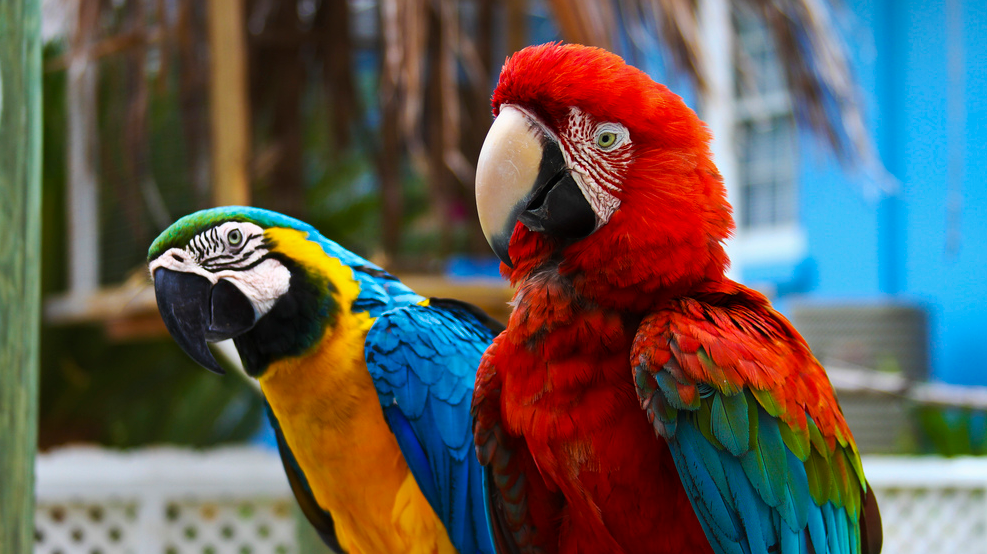
#> input picture jpeg/data/ara.png, 987 x 554 px
$ jupyter execute jpeg.ipynb
#> lines starting #> are read from the running program, lines starting #| are printed output that depends on the picture; long printed decimals are rounded
[cell 1]
import numpy as np
import os
import cv2
import math
import heapq
from typing import Optional, Union
from collections import Counter

import matplotlib.pyplot as plt

[cell 2]
source_path = os.path.join('data', 'ara.png')
source = cv2.imread(source_path)
#> source is the input picture: shape (554, 987, 3); mean B, G, R 84.5, 90.6, 95.7
source = cv2.cvtColor(source, cv2.COLOR_BGR2RGB)

[cell 3]
fig, ax = plt.subplots()
fig.set_size_inches(5, 7)
ax.imshow(source)
ax.set_title('Исходник')
ax.set_axis_off()
ax

[cell 4]
print(f'image size is {source.shape}, image weight is {source.nbytes} bytes')
#| image size is (554, 987, 3), image weight is 1640394 bytes

[cell 5]
source[0, 0, :]
#> Out = [84, 108, 80]

### шаг 1: конвертация цветового пространства | step 1: color space convertation

[cell 6]
def RGB2YCrCb(source:np.ndarray)->np.ndarray:
    '''
    переводит изображение из формата RGB в формат YCrCb,
    где:
    Y - Яркость
    Cr - Хроматический красный
    Cb - Хроматический синий
    transforms RGB to YCrCb format
    '''
    # matrix = np.array([
    #     [0.299, 0.587, 0.114],
    #     [0.5, -0.4187, -0.0813],
    #     [0.1687, -0.3313, 0.5]
    # ])

    matrix = np.array([
        [0.2126*(219/255), 0.7152*(219/255), 0.0722*(219/255)],
        [-(0.2126/1.8556)*(224/255), -(0.7152/1.8556)*(224/255), 0.5*(224/255)],
        [0.5*(224/255), -(0.7152/1.5748)*(224/255), -(0.0722/1.5748)*(224/255)]
    ])

    bias = np.array([16, 128, 128])
    dst = np.zeros((source.shape[0], source.shape[1], 3))
    for i in range(source.shape[0]):
        for j in range(source.shape[1]):
            dst[i][j] = matrix@source[i][j]+bias
    # dst = matrix@source+bias
    dst -= dst.min()
    dst /= dst.max()
    dst*=255.
    # print(dst.min())
    # print(dst.max())

    return dst.astype(np.uint8)
    # return dst

def YCrCb2RGB(source:np.ndarray)->np.ndarray:
    '''Функция перевода из YCrCb в RGB'''
    matrix = np.array([
        [1, 0, 1.402],
        [1, -0.33414, -0.71414],
        [1, 1.772, 0]
    ])
    bias = np.array([0, 128, 128])
    dst = np.zeros((source.shape[0], source.shape[1], 3))
    for i in range(source.shape[0]):
        for j in range(source.shape[1]):
            dst[i][j] = matrix@(source[i][j]-bias)
    dst -= dst.min()
    dst /= dst.max()
    dst*=255.

    return dst.astype(np.uint8)
    # return dst

[cell 7]
YCrCb = RGB2YCrCb(source)
#> after the loop in RGB2YCrCb, `for i in range(source.shape[0]):`:
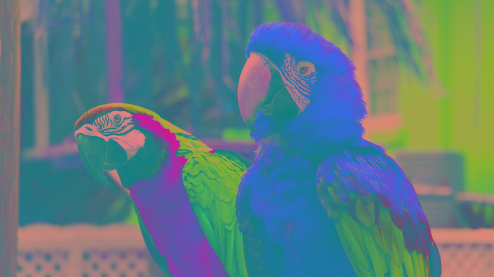
#> dst: shape (554, 987, 3) float64 (shown at 1/2 size); mean R, G, B 94.4, 124.8, 130.5
rgb = YCrCb2RGB(YCrCb)
#> after the loop in YCrCb2RGB, `for i in range(source.shape[0]):`:
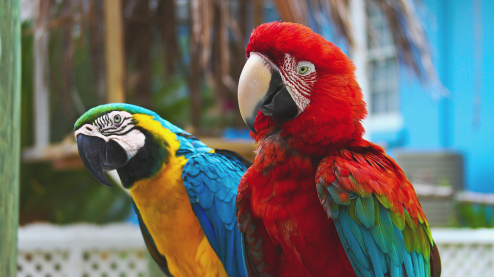
#> dst: shape (554, 987, 3) float64 (shown at 1/2 size); mean R, G, B 92.3, 88.8, 81.7; drawn with min black and max white
fig, ax = plt.subplots(1, 4)
titles = ['Y', 'Cr', 'Cb']
cmaps = ['gray', 'Reds', 'Blues']
fig.set_size_inches(15, 4)
for i in range(3):
    ax[i].imshow(YCrCb[:, :, i], cmap = cmaps[i])
    ax[i].set_title(titles[i])
    ax[i].set_axis_off()

print(source[0][0])
#| [ 84 108  80]
print(rgb[0][0])
#| [101 126  96]
# TODO: почему не совпадают?

ax[3].imshow(rgb)
ax[3].set_title('Восстановленное rgb')
ax[3].set_axis_off()

### шаг 2: понижение размерности цветовых каналов | step 2: downsapling color channels

[cell 8]
def make_multiple_of_16(source:np.ndarray)->np.ndarray:
    '''
    приводит изображение к размерности, кратной 16, для упрощения в учебных целях
    transform image to multiple-of-16 dimension for simplify in study goals
    '''
    h, w = source.shape[:2]
    multiplier_h = math.ceil(h/16)
    multiplier_w = math.ceil(w/16)
    return cv2.resize(source.copy(), (multiplier_w*16, multiplier_h*16))

def get_every_second(source:np.ndarray)->np.ndarray:
    '''
    берет каждое второе значение по двум размерностям
    get every second value from two dimensions
    '''
    compressed = source[::2, ::2].copy()
    return compressed

YCrCb = make_multiple_of_16(YCrCb)
Cr_compressed = get_every_second(YCrCb[:, :, 1])
Cb_compressed = get_every_second(YCrCb[:, :, 2])
Cr_compressed.shape

[cell 9]
def restore_img(compressed:np.ndarray, shape:tuple[int, int])->np.ndarray:
    '''
    восстанавливает изображения из пониженной размерности шага 2
    restores image from compressed one from step 2
    '''
    restored = np.repeat(compressed, 2, axis = 0).copy()
    restored = np.repeat(restored, 2, axis = 1)
    return restored[:shape[0], :shape[1]]
Cr_restored = restore_img(Cr_compressed, YCrCb[:, :, 0].shape)
Cb_restored = restore_img(Cb_compressed, YCrCb[:, :, 0].shape)
Cb_restored.shape

[cell 10]
YCrCb_restored = np.stack((YCrCb[:, :, 0].copy(),  Cr_restored, Cb_restored), axis = -1)
YCrCb_restored.shape

[cell 11]
print(f'images weight relation already is {(YCrCb[:, :, 0].copy().nbytes+Cr_compressed.nbytes+Cb_compressed.nbytes)/source.nbytes}')
#| images weight relation already is 0.508

[cell 12]
Cr_restored = np.repeat(Cr_compressed, 2, axis =0)
Cr_restored = np.repeat(Cr_restored, 2, axis = 1)
Cr_restored[:, :]

### шаг 3: ДКП | step 3: DCT

D = C@S@C.T

S = C.T@D@C

[cell 13]
N = 8
def get_dct_II_matrix(N:int):
    """базис дискретного косинусного преобразования 2-го типа"""
    dct = np.zeros((N, N))
    for n in range(N):
        dct[0][n] = math.sqrt(1/N)
    for m in range(1, N):
        for n in range(N):
            dct[m][n]=math.sqrt(2/N)*math.cos((2*n+1)*math.pi*m/(2*N))
    return dct

dct = get_dct_II_matrix(N)

[cell 14]
def get_base_image(N:int)->np.ndarray:
    '''
    возвращает изображение базиса ДКП для NxN точек
    returns basis DCT images
    '''
    dct = get_dct_II_matrix(N)
    base=np.zeros((N*N,N*N))
    for i in range(N):
        for j in range(N):
            pos_m=i*N
            pos_n=j*N
            DCT_v=dct[i,:].reshape(-1,1)
            DCT_T_h=dct.T[:,j].reshape(-1,N)
            base[pos_m:pos_m+N,pos_n:pos_n+N]=DCT_v@DCT_T_h
    base+=np.absolute(base.min())
    scale=np.around(1/base.max(),decimals=3)
    for i in range(base.shape[0]):
        for j in range(base.shape[1]):
            base[i][j]=np.around(base[i][j]*scale,decimals=3)
    return base

base = get_base_image(N)
plt.axis('off')
plt.title('базис ДКП')
plt.imshow(base, cmap = 'gray', vmin = 0)
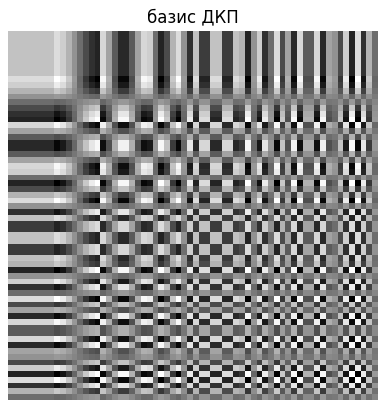
#> figure drawn by matplotlib, 1 panel

[cell 15]
def build_snake_matrix(size:int):
    '''build example matrix'''
    steps = 2*size-1
    matrix = [[0]*size for _ in range(size)]
    number = 0
    for k in range(steps):
        if k%2==1:
            j = min(k, size-1)
            i = k-j
            while j>=0 and i<size:
                matrix[i][j] = number
                number+=1
                j-=1
                i+=1
        else:
            i = min(k, size-1)
            j = k-i
            while i>=0 and j<size:
                matrix[i][j] = number
                number+=1
                j+=1
                i-=1
    return np.array(matrix)


def get_snake_mask(count:int, size:int)->list:
    '''get elements in `snake` order'''
    if count>=size**2: return np.ones((size, size))
    mask = np.zeros((size, size))
    i, j = 0, 0
    for k in range(count):
        if k==0:
            mask[i][j] = 1
        else:
            if (i+j)%2==0:
                i = max(i-1, 0)
                j = min(j+1, size-1)
            else:
                i = min(i+1, size-1)
                j = max(j-1, 0)
            mask[i][j] = 1
    return mask

snake = build_snake_matrix(N)
print(snake)
mask = get_snake_mask(15, N)
print(snake*mask)

[cell 16]
def compress(img, mask, N):
    '''сжатие изображения за счёт выбора более информативных измерений'''
    C = get_dct_II_matrix(N)
    img_compressed = np.zeros((img.shape[0]//N*N, img.shape[1]//N*N))
    for i in range(0, img_compressed.shape[0], N):
        for j in range(0, img_compressed.shape[1], N):
            block=img[i:i+N,j:j+N].copy() # выбираем квадраты 8х8
            coeff=C@block@(C.T) # переводим в базис ДКП
            block = coeff*mask # умножаем поэлементно на маску, таким образом выбираем первые X низкочастотных значений
            img_compressed[i:i+N,j:j+N]=block # строим из преобразованных блоков новое изображение
    return img_compressed

def dct2orig(img_compressed, N):
    '''операция, обратная к ДКП'''
    C = get_dct_II_matrix(N)
    channel = np.zeros((img_compressed.shape[0]//N*N, img_compressed.shape[1]//N*N))
    for i in range(0, img_compressed.shape[0], N):
        for j in range(0, img_compressed.shape[1], N):
            block = img_compressed[i:i+N,j:j+N].copy()
            y_block=(C.T)@block@C
            channel[i:i+N,j:j+N]=y_block
    return channel

def reduce_high_freqs(orig_img:np.ndarray, N, first)->np.ndarray:
    '''
    orig_img - YCrCb
    понижение размерности оригинатльного изображения по всем каналам и обратное преобразование
    функция для сравнения с оригинальным изображением
    '''
    Y = orig_img[:, :, 0].copy()
    Cr_divided = get_every_second(orig_img[:, :, 1])
    Cb_divided = get_every_second(orig_img[:, :, 2])

    snake_mask = get_snake_mask(first, N)

    Y_compressed = compress(Y, snake_mask, N)
    Cr_compressed = compress(Cr_divided, snake_mask, N)
    Cb_compressed = compress(Cb_divided, snake_mask, N)

    Y_orig = dct2orig(Y_compressed, N)
    Cr_orig = dct2orig(Cr_compressed, N)
    Cb_orig = dct2orig(Cb_compressed, N)

    Cr_restored = restore_img(Cr_orig, orig_img[:, :, 0].shape)
    Cb_restored = restore_img(Cb_orig, orig_img[:, :, 0].shape)

    YCrCb_restored = np.stack((Y_orig,  Cr_restored, Cb_restored), axis = -1)
    return YCrCb_restored

YCrCb_10 = reduce_high_freqs(YCrCb, N, 10)
#> in reduce_high_freqs, `Y = orig_img[:, :, 0].copy()`:
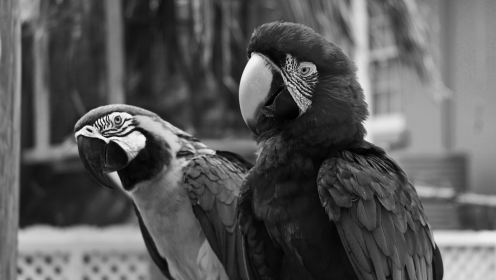
#> Y: shape (560, 992) (shown at 1/2 size); min 0, max 249, mean 88.9
#> call 3 of compress, with mask = array of shape (8, 8), N = 8
#> after the loop in compress (call 3), `for i in range(0, img_compressed.shape[0], N):`:
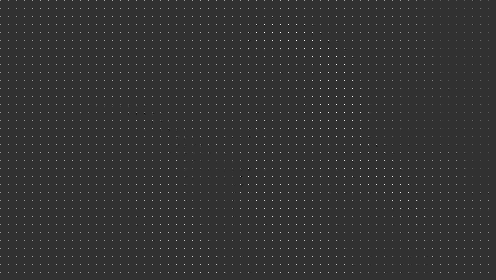
#> img_compressed: shape (280, 496) float64; min -461, max 1924.4, mean 16.3; drawn with min black and max white
#> after the loop in dct2orig, `for i in range(0, img_compressed.shape[0], N):`:
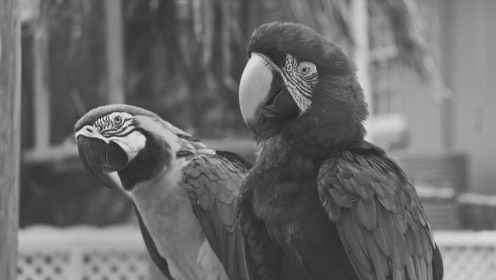
#> channel: shape (560, 992) float64 (shown at 1/2 size); min -58.08, max 290.1, mean 88.9; drawn with min black and max white
#> call 2 of dct2orig, with N = 8
#> after the loop in dct2orig (call 2), `for i in range(0, img_compressed.shape[0], N):`:
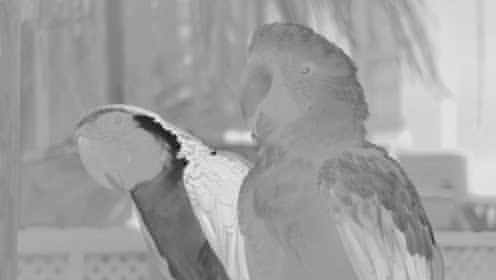
#> channel: shape (280, 496) float64; min -26.77, max 212.3, mean 123.8; drawn with min black and max white
#> call 3 of restore_img, with shape = (560, 992)
#> in restore_img (call 3), `restored = np.repeat(compressed, 2, axis = 0).copy()`:
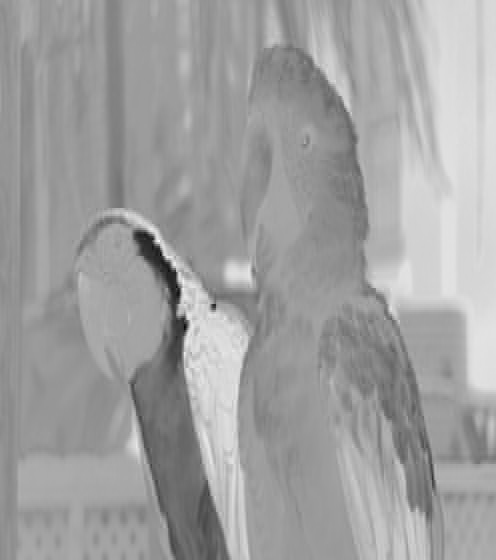
#> restored: shape (560, 496) float64; min -26.77, max 212.3, mean 123.8; drawn with min black and max white
#> in reduce_high_freqs, `YCrCb_restored = np.stack((Y_orig,  Cr_restored, Cb_restored), axis = ..`:
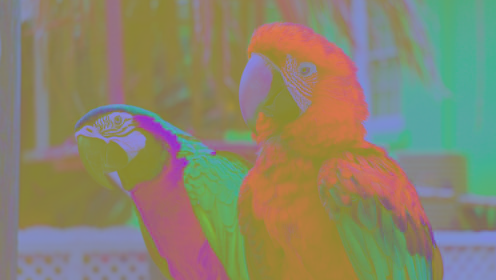
#> YCrCb_restored: shape (560, 992, 3) float64 (shown at 1/2 size); mean of channels 0, 1, 2 88.9, 123.8, 130.2; drawn with min black and max white
YCrCb_1 = reduce_high_freqs(YCrCb, N, 1)
#> call 4 of compress, with mask = array of shape (8, 8), N = 8
#> after the loop in compress (call 4), `for i in range(0, img_compressed.shape[0], N):`:
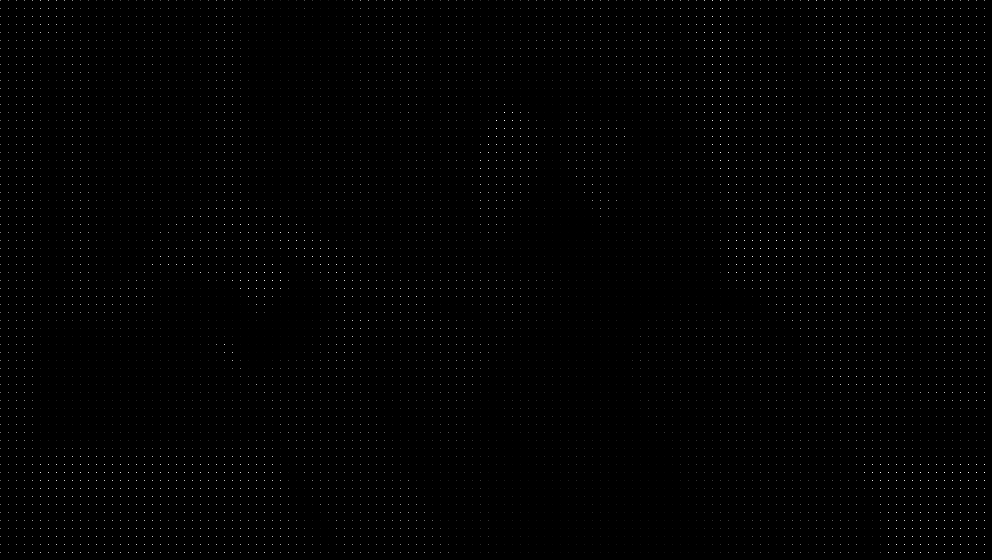
#> img_compressed: shape (560, 992) float64; min 0, max 1925.4, mean 11.1; drawn with min black and max white
#> (the rest of the program and of its run is left out)
